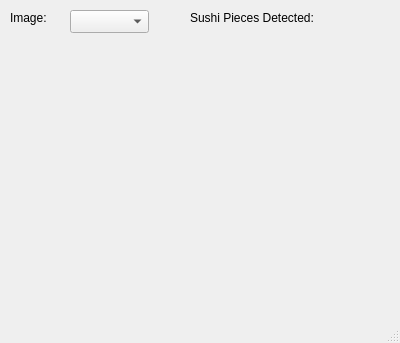
<?xml version="1.0" encoding="UTF-8"?>
<ui version="4.0">
 <class>MainWindow</class>
 <widget class="QMainWindow" name="MainWindow">
  <property name="geometry">
   <rect>
    <x>0</x>
    <y>0</y>
    <width>400</width>
    <height>343</height>
   </rect>
  </property>
  <property name="windowTitle">
   <string>MainWindow</string>
  </property>
  <widget class="QWidget" name="centralWidget">
   <widget class="QComboBox" name="imageNumber">
    <property name="geometry">
     <rect>
      <x>70</x>
      <y>10</y>
      <width>79</width>
      <height>23</height>
     </rect>
    </property>
   </widget>
   <widget class="QLabel" name="label">
    <property name="geometry">
     <rect>
      <x>10</x>
      <y>10</y>
      <width>51</width>
      <height>16</height>
     </rect>
    </property>
    <property name="text">
     <string>Image:</string>
    </property>
   </widget>
   <widget class="QLabel" name="image">
    <property name="geometry">
     <rect>
      <x>10</x>
      <y>40</y>
      <width>381</width>
      <height>281</height>
     </rect>
    </property>
    <property name="text">
     <string/>
    </property>
   </widget>
   <widget class="QLabel" name="label_2">
    <property name="geometry">
     <rect>
      <x>190</x>
      <y>10</y>
      <width>141</width>
      <height>16</height>
     </rect>
    </property>
    <property name="text">
     <string>Sushi Pieces Detected:</string>
    </property>
   </widget>
   <widget class="QLabel" name="numberOfPieces">
    <property name="geometry">
     <rect>
      <x>340</x>
      <y>10</y>
      <width>59</width>
      <height>15</height>
     </rect>
    </property>
    <property name="text">
     <string/>
    </property>
   </widget>
  </widget>
  <widget class="QStatusBar" name="statusBar"/>
 </widget>
 <layoutdefault spacing="6" margin="11"/>
 <resources/>
 <connections/>
</ui>
